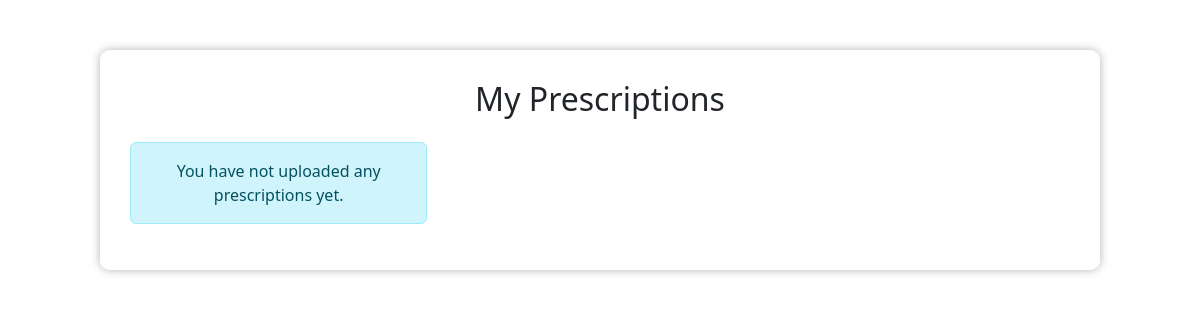
Before: /my-prescriptions/ (signed in) with the older database file.
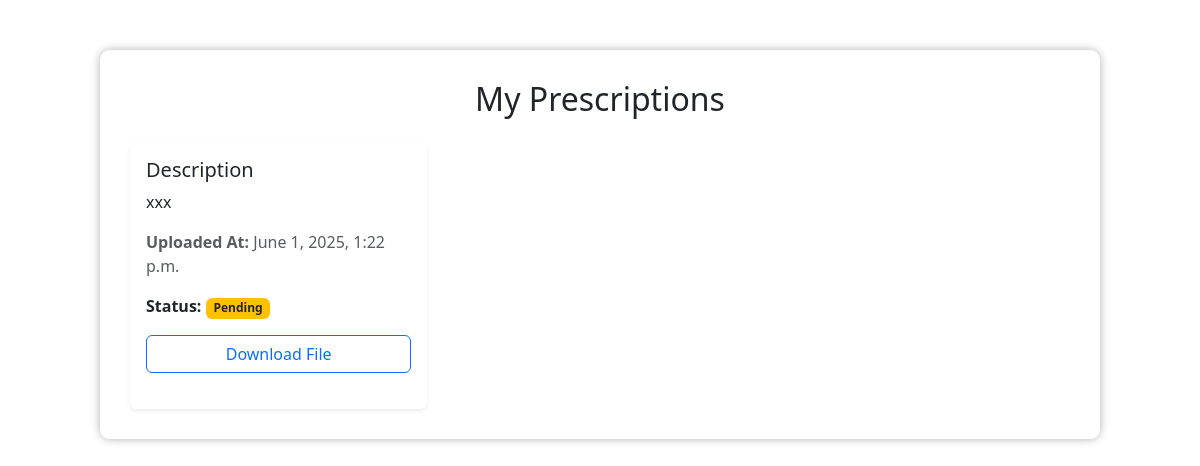
After: the same page with the newer database file.
### medicine/models.py (models this page shows, shortened)
class Prescription(models.Model):
    STATUS_CHOICES = [
        ('pending', 'Pending'),
        ('approved', 'Approved'),
        ('rejected', 'Rejected'),
    ]
    patient = models.ForeignKey(User, on_delete=models.CASCADE, related_name='prescriptions')
    doctor = models.ForeignKey(User, on_delete=models.CASCADE, related_name='received_prescriptions')
    description = models.TextField()
    file = models.FileField(upload_to='prescriptions/', null=True, blank=True)
    uploaded_at = models.DateTimeField(default=timezone.now)
    status = models.CharField(max_length=10, choices=STATUS_CHOICES, default='pending')
    sent_to_pharmacist = models.BooleanField(default=False)  # New field

### medicine/views.py (the view)
# urls.py: path('my-prescriptions/', views.my_prescriptions, name='my_prescriptions'),
@login_required
def my_prescriptions(request):
    prescriptions = Prescription.objects.filter(patient=request.user).order_by('-uploaded_at')
    return render(request, 'my_prescriptions.html', {'prescriptions': prescriptions})

### medicine/templates/my_prescriptions.html (shortened to what this page needs)
{% load static %}
<!DOCTYPE html>
<html lang="en">
<head>
    <link href="https://cdn.jsdelivr.net/npm/bootstrap@5.3.0/dist/css/bootstrap.min.css" rel="stylesheet">
</head>
<body>
    <div class="container prescription-container">
        <h2 class="text-center mb-4">My Prescriptions</h2>
        <div class="row row-cols-1 row-cols-md-2 row-cols-lg-3 g-4">
            {% for prescription in prescriptions %}
            <div class="col">
                <div class="card h-100 shadow-sm border-0">
                    <div class="card-body">
                        <h5 class="card-title">Description</h5>
                        <p class="card-text">{{ prescription.description }}</p>
                        <p class="card-text text-muted"><strong>Uploaded At:</strong> {{ prescription.uploaded_at }}</p>
                        <p class="card-text">
                            <strong>Status:</strong>
                            <span class="badge
                                {% if prescription.status == 'approved' %} bg-success
                                {% elif prescription.status == 'rejected' %} bg-danger
                                {% else %} bg-warning text-dark
                                {% endif %}">
                                {{ prescription.status|capfirst }}
                            </span>
                        </p>
                        <a href="{{ prescription.file.url }}" class="btn btn-outline-primary w-100">Download File</a>
                    </div>
                </div>
            </div>
            {% empty %}
            <div class="col">
                <div class="alert alert-info text-center">You have not uploaded any prescriptions yet.</div>
            </div>
            {% endfor %}
        </div>
    </div>
</body>
</html>

Changed rows visible on the page:
added Prescription: description "xxx", uploaded_at "June 1, 2025, 1:22 p.m.", status "Pending"
Other visible differences:
text no longer shown: "You have not uploaded any prescriptions yet."
